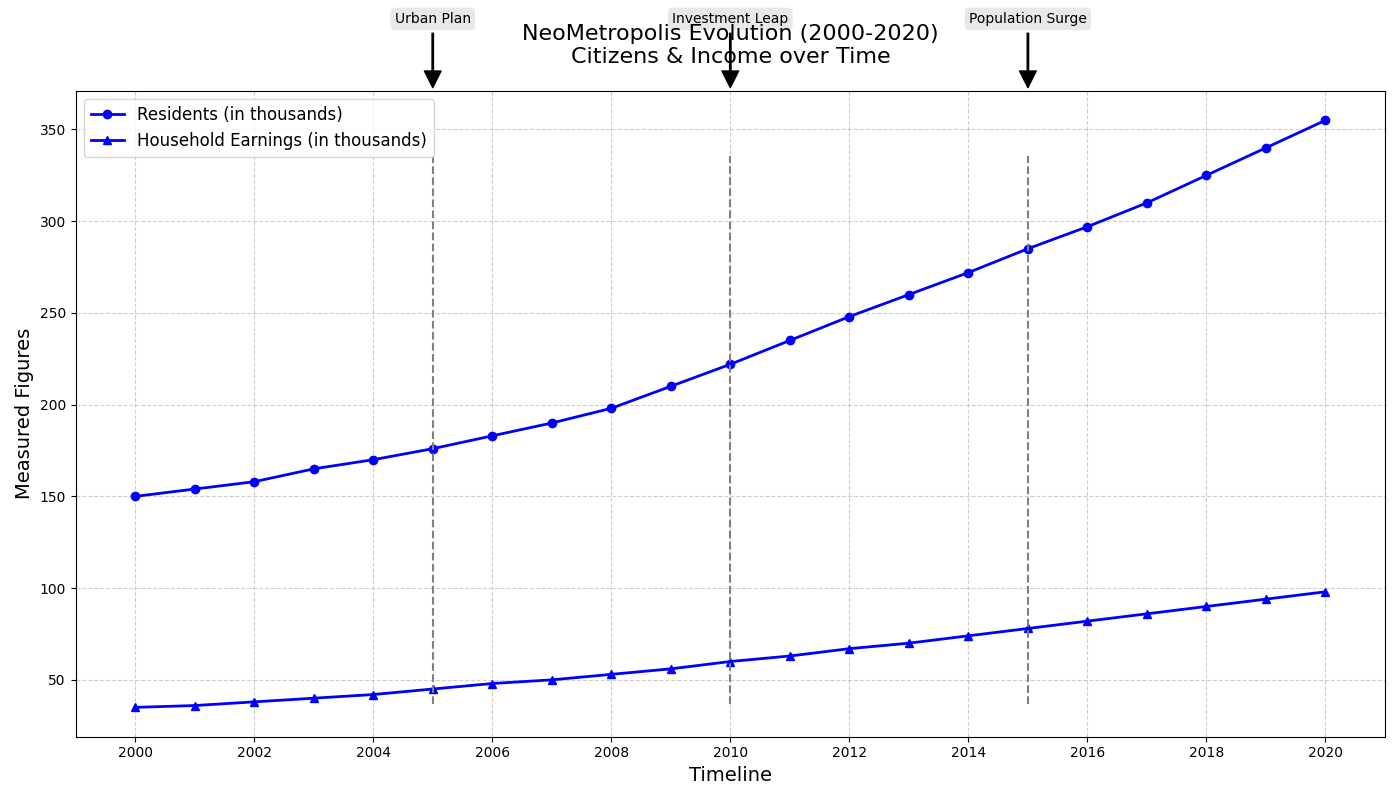

Reproduce this figure in Python.
import matplotlib.pyplot as plt
import numpy as np

years = np.arange(2000, 2021)
population = np.array([
    150, 154, 158, 165, 170, 176, 183, 190, 198, 210,
    222, 235, 248, 260, 272, 285, 297, 310, 325, 340, 355
])
household_income = np.array([
    35, 36, 38, 40, 42, 45, 48, 50, 53, 56,
    60, 63, 67, 70, 74, 78, 82, 86, 90, 94, 98
])

fig, ax = plt.subplots(figsize=(14, 8))

# Changed both plot colors to a single color 'blue'
ax.plot(years, population, label="Residents (in thousands)", color='blue', linestyle='-', marker='o', linewidth=2)
ax.plot(years, household_income, label="Household Earnings (in thousands)", color='blue', linestyle='-', marker='^', linewidth=2)

ax.set_title("NeoMetropolis Evolution (2000-2020)\nCitizens & Income over Time", fontsize=16, pad=20)
ax.set_xlabel("Timeline", fontsize=14)
ax.set_ylabel("Measured Figures", fontsize=14)

ax.legend(loc='upper left', fontsize=12)
ax.grid(True, linestyle='--', alpha=0.6)
ax.set_xticks(np.arange(2000, 2021, 2))

milestones = [(2005, 'Urban Plan'), (2010, 'Investment Leap'), (2015, 'Population Surge')]
for year, event in milestones:
    ax.axvline(x=year, color='grey', linestyle='--', linewidth=1.5, ymin=0.05, ymax=0.9)
    ax.annotate(event, 
                xy=(year, ax.get_ylim()[1]), 
                xytext=(year, ax.get_ylim()[1] * 1.1),
                arrowprops=dict(facecolor='black', shrink=0.05, width=1),
                fontsize=10, 
                ha='center', 
                bbox=dict(boxstyle="round,pad=0.3", edgecolor='none', facecolor='lightgrey', alpha=0.5))

plt.tight_layout()
plt.show()
